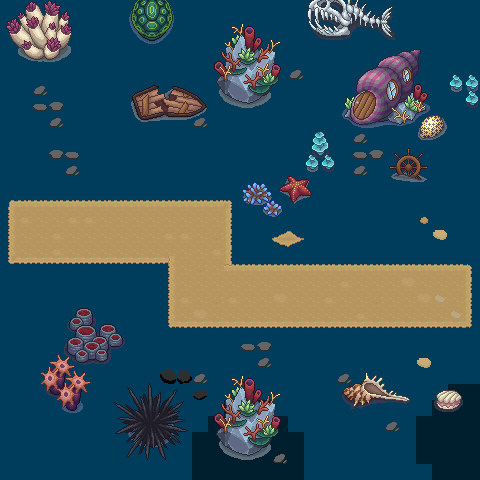

A level layout from a 2D game, rendered from its tile map. Below: a short description, then the map file with tile-grid data replaced by summaries:
An orthogonal 30x30 tile map with 16x16 px tiles, 7 tile layers (Fundo, sand2, firulas2, Firulas, ...), 4 tilesets.

<map version="1.10" tiledversion="1.11.0" orientation="orthogonal" renderorder="right-down" width="30" height="30" tilewidth="16" tileheight="16" infinite="0" nextlayerid="9" nextobjectid="1">
 <tileset firstgid="1" source="Textures/sand.tsx" />
 <tileset firstgid="101" source="Textures/Map_Tileset.tsx" />
 <tileset firstgid="185" source="Textures/Seabed_ objects.tsx" />
 <tileset firstgid="2681" source="Textures/Map_Stones.tsx" />
 <layer id="6" name="Fundo" width="30" height="30">
  <data>[900 cells, 900 non-empty, 2 distinct tile ids]</data>
 </layer>
 <layer id="4" name="sand2" width="30" height="30">
  <data>[900 cells, 2 non-empty, 2 distinct tile ids]</data>
 </layer>
 <layer id="7" name="firulas2" width="30" height="30">
  <data>[900 cells, 108 non-empty, 104 distinct tile ids]</data>
 </layer>
 <layer id="3" name="Firulas" width="30" height="30">
  <data>[900 cells, 201 non-empty, 152 distinct tile ids]</data>
 </layer>
 <layer id="2" name="waypoint" width="30" height="30">
  <data>[900 cells, 12 non-empty, 1 distinct tile ids]</data>
 </layer>
 <layer id="1" name="Sand" width="30" height="30">
  <data>[900 cells, 170 non-empty, 11 distinct tile ids]</data>
 </layer>
 <layer id="8" name="firulas sand" width="30" height="30" opacity="0.3">
  <data>[900 cells, 23 non-empty, 4 distinct tile ids]</data>
 </layer>
</map>
